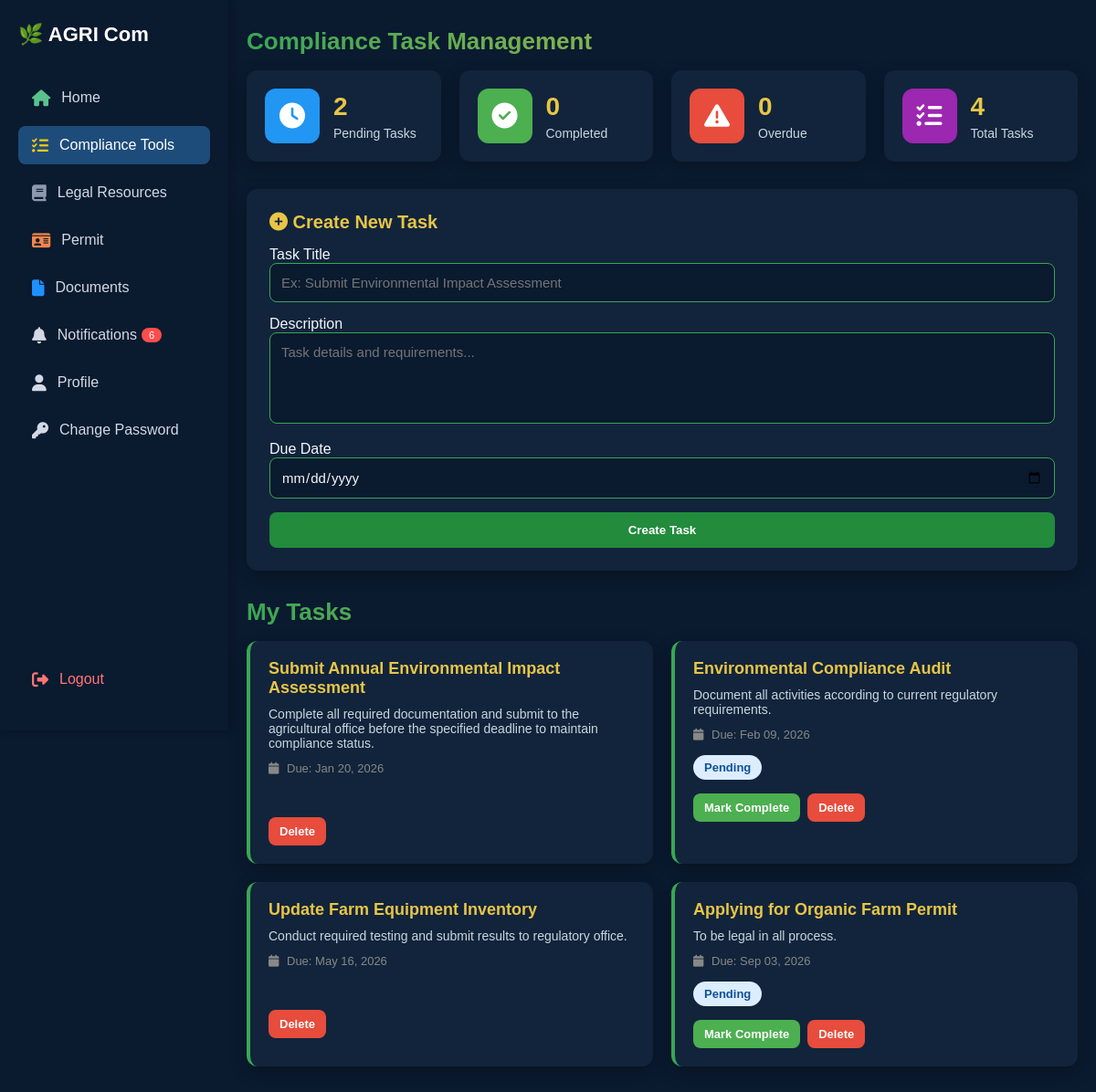
Screenshot of /compliance.php (signed in) with the database file from the repository.
### tables this page shows
CREATE TABLE `compliance_tasks` (
  `id` int(11) NOT NULL,
  `user_id` int(11) NOT NULL,
  `title` varchar(255) NOT NULL,
  `description` text DEFAULT NULL,
  `due_date` date NOT NULL,
  `status` enum('pending','completed') DEFAULT 'pending',
  `created_at` datetime DEFAULT current_timestamp()
);

### compliance.php (the view, shortened to what this page needs)
<?php
$user_id = $_SESSION['user_id'];
$pdo = getPDOConnection();
$stmt = $pdo->prepare("SELECT * FROM compliance_tasks WHERE user_id = ? ORDER BY due_date ASC");
$stmt->execute([$user_id]);
$tasks = $stmt->fetchAll();
$pending_tasks = $pdo->query("SELECT COUNT(*) FROM compliance_tasks WHERE user_id = $user_id AND status='pending'")->fetchColumn();
$completed_tasks = $pdo->query("SELECT COUNT(*) FROM compliance_tasks WHERE user_id = $user_id AND status='completed'")->fetchColumn();
$overdue_tasks = $pdo->query("SELECT COUNT(*) FROM compliance_tasks WHERE user_id = $user_id AND status!='completed' AND due_date < CURDATE()")->fetchColumn();
$total_tasks_count = $pdo->query("SELECT COUNT(*) FROM compliance_tasks WHERE user_id = $user_id")->fetchColumn();
$unread_count = $pdo->query("SELECT COUNT(*) FROM notifications WHERE user_id = $user_id AND is_read = 0")->fetchColumn();
?>
<!DOCTYPE html>
<html lang="en">
<head>
<link rel="stylesheet" href="https://cdnjs.cloudflare.com/ajax/libs/font-awesome/6.4.0/css/all.min.css">
</head>
<body>
<div class="sidebar">
    <div class="logo">🌿 AGRI Com</div>
    <a href="home.php"><i class="fa fa-home"></i> Home</a>
    <a href="compliance.php" class="active"><i class="fas fa-tasks"></i> Compliance Tools</a>
    <a href="legal_resources.php"><i class="fas fa-book"></i> Legal Resources</a>
    <a href="permit.php"><i class="fa fa-id-card"></i> Permit</a>
    <a href="documents.php"><i class="fa fa-file"></i> Documents</a>
    <a href="notifications.php"><i class="fas fa-bell"></i> Notifications <?php if($unread_count > 0): ?><span style="background:#ff4d4d;color:white;padding:2px 8px;border-radius:12px;font-size:11px;margin-left:5px;"><?= $unread_count ?></span><?php endif; ?></a>
    <a href="profile.php"><i class="fas fa-user"></i> Profile</a>
    <a href="change_password.php"><i class="fas fa-key"></i> Change Password</a>
    <a href="login.php" style="margin-top:auto;color:#ff7675;"><i class="fa fa-sign-out-alt"></i> Logout</a>
</div>
<div class="main-content">
    <h2 class="section-title">Compliance Task Management</h2>
    <div class="stats-row">
        <div class="stat-box">
            <div class="stat-icon" style="background:#2196F3;"><i class="fas fa-clock"></i></div>
            <div class="stat-info">
                <h3><?= $pending_tasks ?></h3>
                <p>Pending Tasks</p>
            </div>
        </div>
        <div class="stat-box">
            <div class="stat-icon" style="background:#4CAF50;"><i class="fas fa-check-circle"></i></div>
            <div class="stat-info">
                <h3><?= $completed_tasks ?></h3>
                <p>Completed</p>
            </div>
        </div>
        <div class="stat-box">
            <div class="stat-icon" style="background:#E74C3C;"><i class="fas fa-exclamation-triangle"></i></div>
            <div class="stat-info">
                <h3><?= $overdue_tasks ?></h3>
                <p>Overdue</p>
            </div>
        </div>
        <div class="stat-box">
            <div class="stat-icon" style="background:#9C27B0;"><i class="fas fa-tasks"></i></div>
            <div class="stat-info">
                <h3><?= $total_tasks_count ?></h3>
                <p>Total Tasks</p>
            </div>
        </div>
    </div>
    <div class="form-card">
        <h3><i class="fas fa-plus-circle"></i> Create New Task</h3>
        <form method="POST">
            <label>Task Title</label>
            <input type="text" name="task_title" placeholder="Ex: Submit Environmental Impact Assessment" required>
            <label>Description</label>
            <textarea name="task_description" placeholder="Task details and requirements..." required></textarea>
            <label>Due Date</label>
            <input type="date" name="due_date" required>
            <button type="submit">Create Task</button>
        </form>
    </div>
    <h2 class="section-title">My Tasks</h2>
    <div class="tasks-grid">
        <?php if (count($tasks) > 0): ?>
            <?php foreach($tasks as $task): ?>
                <?php
                    $status_class = strtolower(str_replace(' ', '-', $task['status']));
                ?>
                <div class="task-card">
                    <div class="task-header">
                        <div class="task-title"><?= htmlspecialchars($task['title']) ?></div>
                    </div>
                    <div class="task-desc"><?= htmlspecialchars($task['description']) ?></div>
                    <div class="task-meta">
                        <i class="fas fa-calendar"></i> Due: <?= date('M d, Y', strtotime($task['due_date'])) ?>
                    </div>
                    <div class="task-status status-<?= $status_class ?>">
                        <?= ucfirst($task['status']) ?>
                    </div>
                    <div class="task-actions">
                        <?php if($task['status'] === 'pending'): ?>
                            <form method="POST" style="display:inline;">
                                <button type="submit" class="btn-complete">Mark Complete</button>
                            </form>
                        <?php endif; ?>
                        <form method="POST" style="display:inline;">
                            <button type="submit" class="btn-delete" onclick="return confirm('Delete this task?')">Delete</button>
                        </form>
                    </div>
                </div>
            <?php endforeach; ?>
        <?php endif; ?>
    </div>
</div>
</body>
</html>

### compliance.php (style rules this page uses)
* { margin: 0; padding: 0; box-sizing: border-box; font-family: "Poppins", sans-serif; }
body { background: #0A1A2F; color: #f5f6fa; }
.sidebar { width: 250px; height: 100vh; background: #0A1A2F; position: fixed; left: 0; top: 0; padding: 25px 20px; display: flex; flex-direction: column; box-shadow: 2px 0 8px rgba(0, 0, 0, 0.3); z-index: 2000; }
.sidebar .logo { font-size: 22px; font-weight: bold; color: #fff; margin-bottom: 35px; }
.sidebar a { display: flex; align-items: center; padding: 12px 15px; color: #d2d9e5; font-size: 16px; text-decoration: none; margin-bottom: 10px; border-radius: 8px; transition: 0.2s ease; }
.sidebar a i { margin-right: 12px; font-size: 18px; }
.sidebar a.active { background: #1E4C7A; color: #fff; }
.sidebar a:nth-child(2) i { color: #5ac18e; }
.sidebar a:nth-child(3) i { color: #ffcc00; }
.sidebar a:nth-child(4) i { color: #8d99ae; }
.sidebar a:nth-child(5) i { color: #f9844a; }
.sidebar a:nth-child(6) i { color: #1E90FF; }
.main-content { margin-left: 250px; padding: 30px 20px; }
h2.section-title { font-size: 26px; background: linear-gradient(90deg, #3AA655, #E8C547); -webkit-background-clip: text; color: transparent; margin-bottom: 16px; }
.stats-row { display: grid; grid-template-columns: repeat(auto-fit, minmax(200px, 1fr)); gap: 20px; margin-bottom: 30px; }
.stat-box { background: #11243b; border-radius: 12px; padding: 20px; display: flex; align-items: center; gap: 15px; box-shadow: 0 4px 18px rgba(0,0,0,0.25); transition: 0.3s; }
.stat-icon { width: 60px; height: 60px; border-radius: 12px; display: flex; align-items: center; justify-content: center; font-size: 28px; color: white; }
.stat-info h3 { font-size: 28px; color: #E8C547; }
.stat-info p { font-size: 14px; color: #c7d8e0; margin-top: 5px; }
.form-card { background: #11243b; padding: 25px; border-radius: 12px; box-shadow: 0 6px 18px rgba(0, 0, 0, 0.25); margin-bottom: 30px; }
.form-card h3 { font-size: 20px; margin-bottom: 15px; color: #E8C547; }
input, select, textarea { width: 100%; padding: 12px; margin-bottom: 15px; border-radius: 8px; border: 1px solid #3AA655; background: #0A1A2F; color: #f5f6fa; font-size: 15px; }
textarea { height: 100px; resize: none; }
button { width: 100%; padding: 12px; border: none; border-radius: 8px; background: #228b3cff; color: white; font-weight: 600; cursor: pointer; transition: 0.3s; }
.tasks-grid { display: grid; grid-template-columns: repeat(auto-fit, minmax(320px, 1fr)); gap: 20px; }
.task-card { background: #11243b; padding: 20px; border-radius: 12px; box-shadow: 0 6px 18px rgba(0, 0, 0, 0.25); border-left: 4px solid #3AA655; transition: 0.2s; }
.task-header { display: flex; justify-content: space-between; align-items: start; margin-bottom: 10px; }
.task-title { font-size: 18px; font-weight: 600; color: #E8C547; }
.task-desc { font-size: 14px; color: #c7d8e0; margin-bottom: 12px; }
.task-meta { font-size: 13px; color: #888; margin-bottom: 15px; }
.task-meta i { margin-right: 5px; }
.task-status { display: inline-block; padding: 6px 12px; border-radius: 999px; font-size: 13px; font-weight: 600; margin-bottom: 15px; }
.status-pending { background: #dcedff; color: #0f5099; }
.task-actions { display: flex; gap: 8px; }
.task-actions button { width: auto; padding: 8px 12px; font-size: 13px; }
.btn-complete { background: #4CAF50; }
.btn-delete { background: #E74C3C; }

### rows the page displays
compliance_tasks: title "Submit Annual Environmental Impact Assessment", description "Complete all required documentation and submit to the agricultural office before the specified deadline to maintain compliance status.", due_date "Jan 20, 2026"
compliance_tasks: title "Environmental Compliance Audit", description "Document all activities according to current regulatory requirements.", due_date "Feb 09, 2026", status "Pending"
compliance_tasks: title "Update Farm Equipment Inventory", description "Conduct required testing and submit results to regulatory office.", due_date "May 16, 2026"
compliance_tasks: title "Applying for Organic Farm Permit", description "To be legal in all process.", due_date "Sep 03, 2026", status "Pending"

### other values shown
$unread_count "6"
$pending_tasks "2"
$completed_tasks "0"
$overdue_tasks "0"
$total_tasks_count "4"
